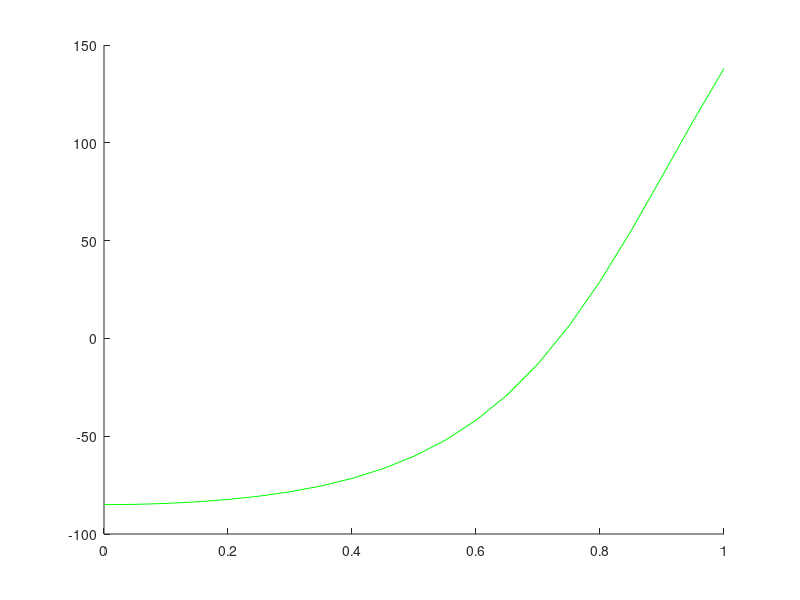

MATLAB code for this plot: (Note: this script raises an error after producing the figure.)
function RK4NoControl()
%RK4 Summary of this function goes here
%   Detailed explanation goes here
%It calculates ODE using Runge-Kutta 4th order method
%Author Nialls Chavez

    clc;                        %Clears the screen
    clear all;

    h=.05;                      %step size
    t = 0:h:1;                  % Calculates upto phi(3)
    phi = zeros(2,length(t));   %settting the size of phi
    
    phi(1, 1)= (5*pi)/180;         %the angle from vertical
    phi(1,2)= 0; 
    
    
    for i=1:(length(t)-1)       %calculation loop
        k_1 = F_xy(t(i),phi(:,i));
        k_2 = F_xy(t(i)+0.5*h,phi(:,i)+0.5*h*k_1);
        k_3 = F_xy((t(i)+0.5*h),(phi(:,i)+0.5*h*k_2));
        k_4 = F_xy((t(i)+h),(phi(:,i)+k_3*h));
        
        phi(:,i+1) = phi(:,i) + (1/6)*(k_1+2*k_2+2*k_3+k_4)*h;  %main equation
        
    end
    
    %now that we have the data, we need to interpolate it and find
    %out where the rider crashes. 

    col=(phi(1,:)*180/pi)';
    
    hold on; 
    for i= 1: length(col)
        
        if col(i) > 90
            
            toInterpY=[t(i-2); t(i-1); t(i); t(i+1);t(i+2)];
            toInterpX=[col(i-2)-90; col(i-1)-90; col(i)-90; col(i+1)-90; col(i+2)-90];
            %plot (toInterpY, toInterpX-90, 'ro')

            break;
        end
    end
    
    plot (t',(phi(1,:)*180/pi)-90, 'g');
   
    plotter(toInterpY, toInterpX);
    
    legend('Actual calculation','interpolated data');
    % the root is : .7346
end

function F= F_xy(t, phi )

    l= 0.4;                     %a constant 
    g=9.81;                     %gravity
    F=[ phi(2); (g*sin(phi(1)))/l];
    
end